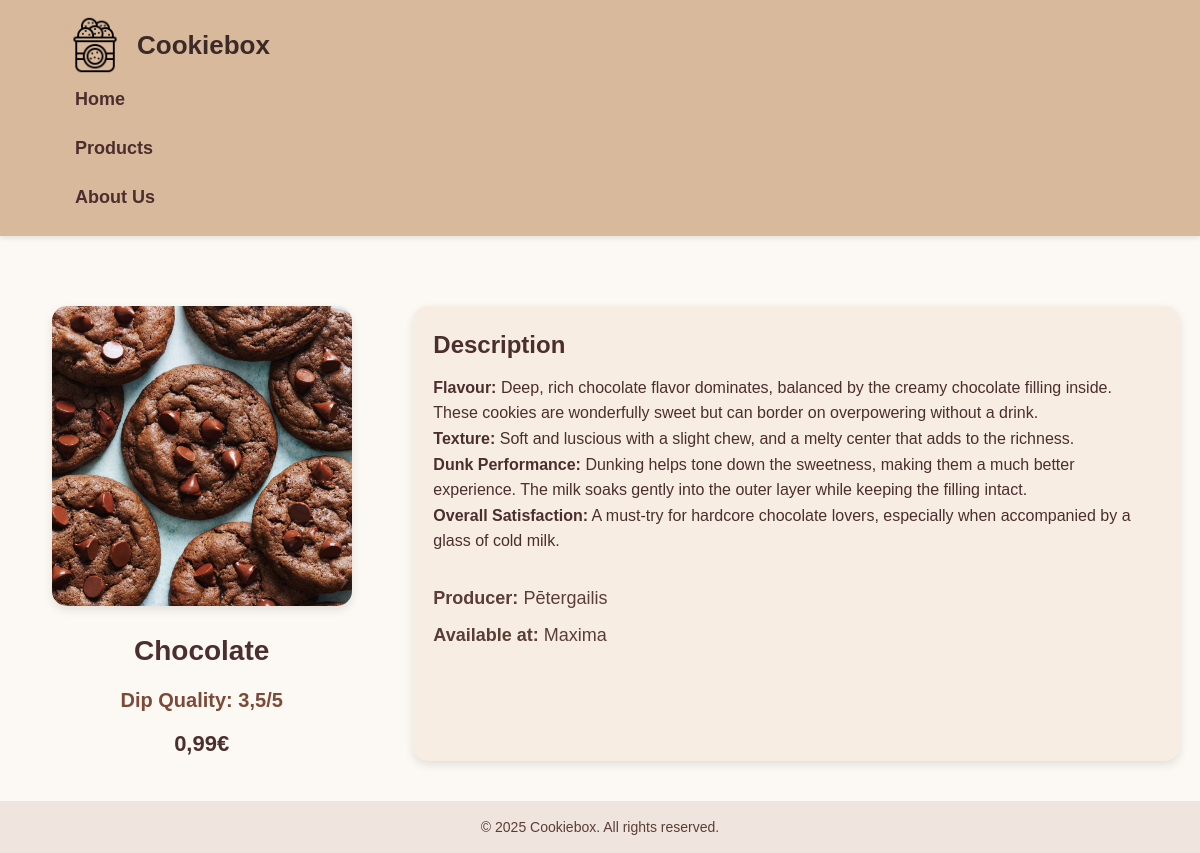
The app's page /product/2 with its own data.
### tables this page shows
CREATE TABLE products (
	id INTEGER NOT NULL PRIMARY KEY AUTOINCREMENT,
	name TEXT NOT NULL,
	price REAL NOT NULL,
	image TEXT,
	producer_id INTEGER NOT NULL,
	shop_id INTEGER, dip_id INTEGER, description TEXT,
	CONSTRAINT products_producers_FK FOREIGN KEY (id) REFERENCES producers(id),
	CONSTRAINT products_shops_FK FOREIGN KEY (id) REFERENCES shops(id),
	CONSTRAINT products_dipping_quality_FK FOREIGN KEY (id) REFERENCES dipping_quality(id)
);

CREATE TABLE dipping_quality (
	id INTEGER NOT NULL PRIMARY KEY AUTOINCREMENT,
	dipping_quality INTEGER NOT NULL
);

CREATE TABLE producers (
	id INTEGER NOT NULL PRIMARY KEY AUTOINCREMENT,
	name TEXT NOT NULL
);

CREATE TABLE shops (
	id INTEGER NOT NULL PRIMARY KEY AUTOINCREMENT,
	name TEXT NOT NULL
);

### app.py (the view)
@app.route("/product/<int:product_id>")
def products_show(product_id):
    conn = get_db_connection()
    product = conn.execute(
        """
        SELECT
            products.*,
            producers.name AS producer_name,
            shops.name AS shop_name,
            dipping_quality.dipping_quality AS dip_quality
        FROM products
        LEFT JOIN producers ON products.producer_id = producers.id
        LEFT JOIN shops ON products.shop_id = shops.id
        LEFT JOIN dipping_quality ON products.dip_id = dipping_quality.id
        WHERE products.id = ?
        """,
        (product_id,)
    ).fetchone()
    conn.close()
    return render_template("products_show.html", product=product)

### app.py (called while the page is built)
def get_db_connection():
    db = Path(__file__).parent / "Cepumkaste.db"
    conn = sqlite3.connect(db)
    conn.row_factory = sqlite3.Row
    return conn

### templates/products_show.html (shortened to what this page needs)
{% extends "base.html" %}
{% block content %}
<div class="product-detail">
    <div class="product-image-section">
        <img src="{{ url_for('static', filename='images/products/' + product.image) }}" alt="{{ product.name }}" class="product-image">
        <h2 class="product-name">{{ product.name }}</h2>
        <p class="dip-quality">Dip Quality: {{ product.dip_quality }}/5</p>
        <p class="product-price">{{ product.price }}€</p>
    </div>
    <div class="product-description-section">
        <h3>Description</h3>
        <p>{{product.description.replace('\\n', '<br>') | safe}}</p>
        <div class="product-info-bottom">
            <p><strong>Producer:</strong> {{ product.producer_name }}</p>
            <p><strong>Available at:</strong> {{ product.shop_name }}</p>
        </div>
    </div>
</div>
{% endblock %}

### static/style.css (style rules this page uses)
* { margin: 0; padding: 0; box-sizing: border-box; }
body { font-family: 'Poppins', Arial, sans-serif; background-color: #fcf8f4; color: #4b2e2e; line-height: 1.6; }
.product-detail { display: flex; flex-wrap: wrap; gap: 30px; margin-top: 30px; }
.product-image-section { flex: 1; min-width: 300px; text-align: center; }
.product-image { width: 300px; height: 300px; object-fit: cover; border-radius: 15px; box-shadow: 0 4px 10px rgba(0,0,0,0.1); }
.product-name { font-size: 28px; margin-top: 15px; color: #4b2e2e; }
.dip-quality { font-size: 20px; font-weight: 600; margin-top: 10px; color: #7c4a36; }
.product-price { font-size: 22px; font-weight: bold; margin-top: 10px; color: #4b2e2e; }
.product-description-section { flex: 2; min-width: 300px; background-color: #f7ede2; padding: 20px; border-radius: 15px; box-shadow: 0 4px 10px rgba(0,0,0,0.1); }
.product-description-section h3 { margin-bottom: 10px; font-size: 24px; color: #4b2e2e; }
.product-info-bottom { margin-top: 30px; }
.product-info-bottom p { margin-bottom: 8px; font-size: 18px; color: #5a3e36; }

### records on screen
products: image (picture), name "Chocolate", price "0,99", description.replace "Flavour: Deep, rich chocolate flavor dominates, balanced by the creamy chocolate filling inside. These cookies are wonderfully sweet but can border on overpowering without a drink. Texture: Soft and luscious with a slight chew, and a melty center that adds to the richness. Dunk Performance: Dunking helps tone down the sweetness, making them a much better experience. The milk soaks gently into the outer layer while keeping the filling intact. Overall Satisfaction: A must-try for hardcore chocolate lovers, especially when accompanied by a glass of cold milk."
dipping_quality: dip_quality "3,5"
producers: producer_name "Pētergailis"
shops: shop_name "Maxima"
